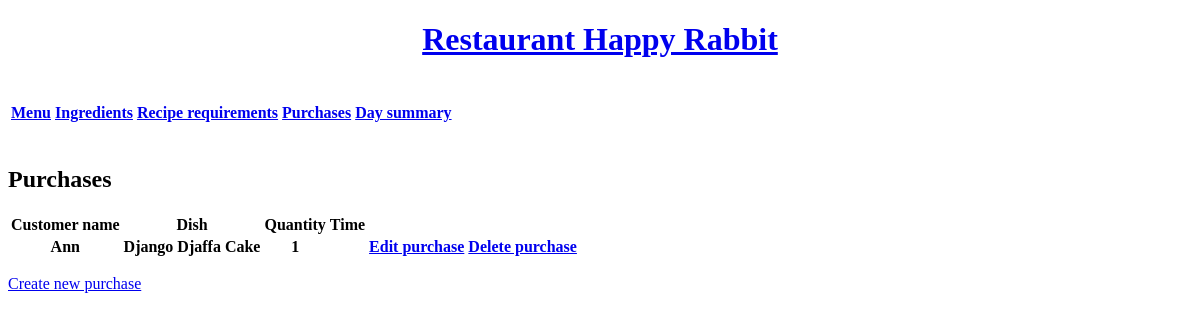
Before: /purchases/ with the older database file.
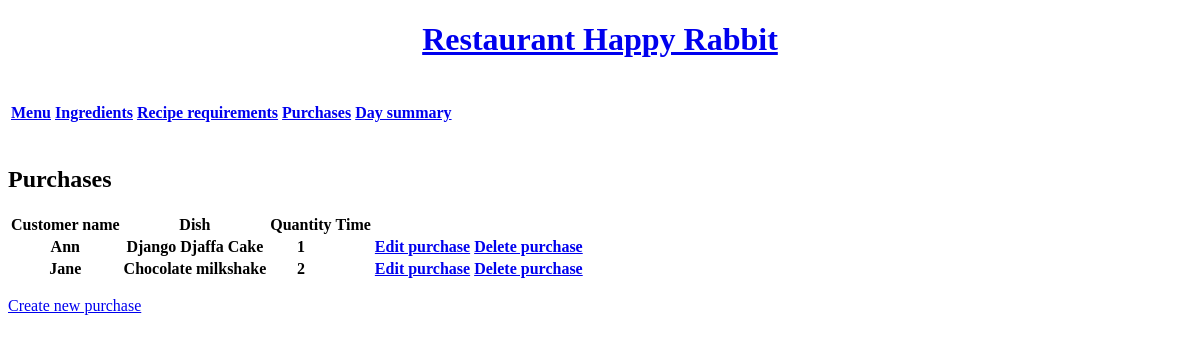
After: the same page with the newer database file.
### Inventory/models.py (models this page shows, shortened)
class Purchase(models.Model):
    customer_name = models.CharField(max_length=30)
    purchase_time = models.DateTimeField(default=datetime.now())
    purchased_item = models.ForeignKey(MenuItem, on_delete=models.CASCADE)
    quantity = models.IntegerField(default=0)

class MenuItem(models.Model):
    item_name = models.CharField(max_length=30)
    price = models.FloatField(default=0.0)
    cost = models.FloatField(default=0.0)
    revenue = models.FloatField(default=0.0)
    def __str__(self):
        return self.item_name

### Inventory/views.py (the view)
# urls.py: path('purchases/', views.PurchaseView.as_view(), name='purchase'),
class PurchaseView(ListView):
    model = Purchase
    template_name = 'Inventory/purchase.html'
    def get_context_data(self):
        context = super().get_context_data()
        context['purchases'] = Purchase.objects.all()
        return context

### Inventory/templates/Inventory/purchase.html (shortened to what this page needs)
{% extends 'Inventory/base.html' %}
{% load static %}
{% block content %}
<h2>Purchases</h2>
<table>
    <tr>
        <th>Customer name</th>
        <th>Dish</th>
        <th>Quantity</th>
        <th>Time</th>
    </tr>
    {% for item in purchases %}
    <tr>
        <th>{{ item.customer_name }}</th>
        <th>{{ item.purchased_item }}</th>
        <th>{{ item.quantity }}</th>
        <th>{{ item.purchased_time }}</th>
        <th><a href="{% url 'updatepurchase' item.id %}">Edit purchase</a></th>
        <th><a href="{% url 'deletepurchase' item.id %}">Delete purchase</a></th>
    </tr>
    {% endfor %}
</table>
<p><a href="{% url 'addpurchase' %}">Create new purchase</a></p>
{% endblock %}

Changed rows visible on the page:
added Purchase: customer_name "Jane", purchased_item "Choсolate milkshake", quantity "2"
